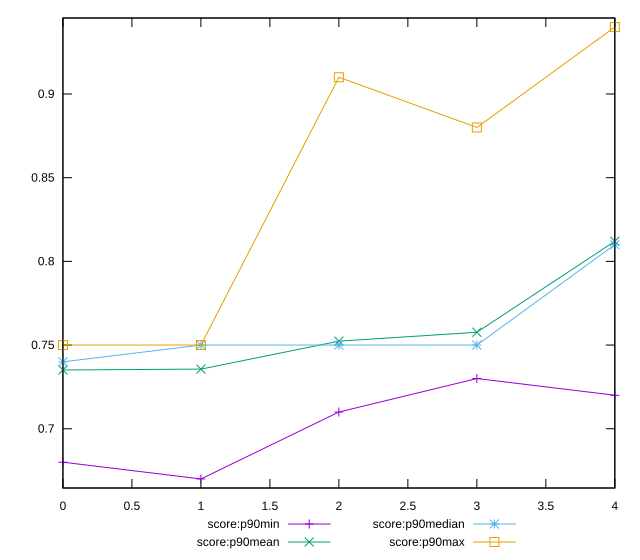

Write the gnuplot code that produced this figure.
reset

$scoreP90Min <<EOF
0 0.68
1 0.67
2 0.71
3 0.73
4 0.72
EOF

$scoreP90Mean <<EOF
0 0.7351063829787233
1 0.7356382978723405
2 0.7523404255319149
3 0.757659574468085
4 0.8120212765957449
EOF

$scoreP90Median <<EOF
0 0.74
1 0.75
2 0.75
3 0.75
4 0.81
EOF

$scoreP90Max <<EOF
0 0.75
1 0.75
2 0.91
3 0.88
4 0.94
EOF

set key outside below
set xrange [0:4]
set yrange [0.6646000000000001:0.9453999999999999]
set trange [0.6646000000000001:0.9453999999999999]
set terminal svg size 640, 560 enhanced background rgb 'white'
set output "report_00013_2021-02-09T12-04-24.940Z/uses-rel-preconnect/progression/score.svg"

plot $scoreP90Min title "score:p90min" with linespoints, \
     $scoreP90Mean title "score:p90mean" with linespoints, \
     $scoreP90Median title "score:p90median" with linespoints, \
     $scoreP90Max title "score:p90max" with linespoints

reset
